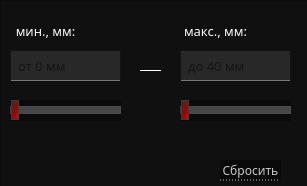
   <widget class="QWidget" name="length">
    <property name="geometry">
     <rect>
      <x>0</x>
      <y>0</y>
      <width>307</width>
      <height>186</height>
     </rect>
    </property>
    <attribute name="icon">
     <iconset>
      <normaloff>../../images/down-arrow.png</normaloff>../../images/down-arrow.png</iconset>
    </attribute>
    <attribute name="label">
     <string>Длина видеокарты [мм]</string>
    </attribute>
    <widget class="QFrame" name="framLen">
     <property name="geometry">
      <rect>
       <x>0</x>
       <y>0</y>
       <width>311</width>
       <height>191</height>
      </rect>
     </property>
     <property name="styleSheet">
      <string notr="true">QFrame{
	background-color: #101010;
}
</string>
     </property>
     <property name="frameShape">
      <enum>QFrame::StyledPanel</enum>
     </property>
     <property name="frameShadow">
      <enum>QFrame::Raised</enum>
     </property>
     <widget class="QPushButton" name="btnResetLen">
      <property name="geometry">
       <rect>
        <x>220</x>
        <y>160</y>
        <width>61</width>
        <height>21</height>
       </rect>
      </property>
      <property name="font">
       <font>
        <family>Montserrat Medium</family>
        <pointsize>9</pointsize>
       </font>
      </property>
      <property name="styleSheet">
       <string notr="true">QPushButton
{
background-color: rgb(10, 10, 10);
color:  rgb(200,200, 200);
border: 0px;
border-bottom: 1px dotted rgb(200, 200, 200);
}

QPushButton::hover
{
color: red;
border-bottom: 1px dotted red;
}
</string>
      </property>
      <property name="text">
       <string>Сбросить</string>
      </property>
     </widget>
     <widget class="Line" name="line_4">
      <property name="geometry">
       <rect>
        <x>140</x>
        <y>70</y>
        <width>21</width>
        <height>19</height>
       </rect>
      </property>
      <property name="styleSheet">
       <string notr="true">border:0px;
border-top: 1px solid white;</string>
      </property>
      <property name="orientation">
       <enum>Qt::Horizontal</enum>
      </property>
     </widget>
     <widget class="QSlider" name="sliderLenMin">
      <property name="geometry">
       <rect>
        <x>10</x>
        <y>100</y>
        <width>111</width>
        <height>21</height>
       </rect>
      </property>
      <property name="styleSheet">
       <string notr="true">QSlider{
	background-color: rgb(10, 10, 10);
}
QSlider::groove:horizontal {
border: 1px solid #bbb;
background: rgb(160,160,160);
height:6px;
}

QSlider::sub-page:horizontal {
border: 1px solid rgb(60,60,60);
background: qlineargradient(spread:pad, x1:0, y1:1, x2:1, y2:0, stop:0.125 rgba(66, 68, 68, 255), stop:0.426136 rgba(117, 19, 19, 255), stop:0.852273 rgba(255, 0, 0, 255));

color: rgb(144, 144, 144);
height: 6px;
}

QSlider::add-page:horizontal {
border: 1px solid rgb(75,75,75);
background: rgb(70,70,70);
}

QSlider::handle:horizontal {
border: 1px solid rgb(60,60,60);
background:qlineargradient(spread:pad, x1:1, y1:1, x2:0, y2:0.057, stop:0 rgba(255, 0, 0, 255), stop:0.398876 rgba(165, 0, 0, 255), stop:0.994318 rgba(46, 48, 49, 255));
width: 6px;
margin-top: -7px;
margin-bottom: -7px;
}

QSlider::handle:horizontal:hover {
border: 1px solid rgb(60,60,60);
background: qlineargradient(x1:0, y1:0, x2:1, y2:1,
    stop:0 rgb(105,105,105), stop:1 rgb(250,0,0));
width: 9px;
margin-top: -7px;
margin-bottom: -7px;
}


QSlider::sub-page:horizontal:disabled {
background: #bbb;
border-color: #999;
}

QSlider::add-page:horizontal:disabled {
background: #eee;
border-color: #999;
}

QSlider::handle:horizontal:disabled {
background: #eee;
border: 1px solid #aaa;
border-radius: 4px;
}</string>
      </property>
      <property name="value">
       <number>0</number>
      </property>
      <property name="orientation">
       <enum>Qt::Horizontal</enum>
      </property>
      <property name="invertedAppearance">
       <bool>false</bool>
      </property>
      <property name="invertedControls">
       <bool>false</bool>
      </property>
     </widget>
     <widget class="QLabel" name="lbMaxLen">
      <property name="geometry">
       <rect>
        <x>180</x>
        <y>20</y>
        <width>71</width>
        <height>21</height>
       </rect>
      </property>
      <property name="font">
       <font>
        <family>Montserrat Medium</family>
        <pointsize>10</pointsize>
        <weight>50</weight>
        <bold>false</bold>
       </font>
      </property>
      <property name="styleSheet">
       <string notr="true">	color: #fffafa;
	border: 0px;
</string>
      </property>
      <property name="text">
       <string>макс., мм:</string>
      </property>
      <property name="alignment">
       <set>Qt::AlignCenter</set>
      </property>
     </widget>
     <widget class="QLabel" name="lbMinLen">
      <property name="geometry">
       <rect>
        <x>10</x>
        <y>20</y>
        <width>71</width>
        <height>21</height>
       </rect>
      </property>
      <property name="font">
       <font>
        <family>Montserrat Medium</family>
        <pointsize>10</pointsize>
        <weight>50</weight>
        <bold>false</bold>
       </font>
      </property>
      <property name="styleSheet">
       <string notr="true">	color: #fffafa;
	border: 0px;
</string>
      </property>
      <property name="text">
       <string>мин., мм:</string>
      </property>
      <property name="alignment">
       <set>Qt::AlignCenter</set>
      </property>
     </widget>
     <widget class="QSlider" name="sliderLenMax">
      <property name="geometry">
       <rect>
        <x>180</x>
        <y>100</y>
        <width>111</width>
        <height>21</height>
       </rect>
      </property>
      <property name="styleSheet">
       <string notr="true">QSlider{
	background-color: rgb(10, 10, 10);
}
QSlider::groove:horizontal {
border: 1px solid #bbb;
background: rgb(160,160,160);
height:6px;
}

QSlider::sub-page:horizontal {
border: 1px solid rgb(60,60,60);
background: qlineargradient(spread:pad, x1:0, y1:1, x2:1, y2:0, stop:0.125 rgba(66, 68, 68, 255), stop:0.426136 rgba(117, 19, 19, 255), stop:0.852273 rgba(255, 0, 0, 255));

color: rgb(144, 144, 144);
height: 6px;
}

QSlider::add-page:horizontal {
border: 1px solid rgb(75,75,75);
background: rgb(70,70,70);
}

QSlider::handle:horizontal {
border: 1px solid rgb(60,60,60);
background:qlineargradient(spread:pad, x1:1, y1:1, x2:0, y2:0.057, stop:0 rgba(255, 0, 0, 255), stop:0.398876 rgba(165, 0, 0, 255), stop:0.994318 rgba(46, 48, 49, 255));
width: 6px;
margin-top: -7px;
margin-bottom: -7px;
}

QSlider::handle:horizontal:hover {
border: 1px solid rgb(60,60,60);
background: qlineargradient(x1:0, y1:0, x2:1, y2:1,
    stop:0 rgb(105,105,105), stop:1 rgb(250,0,0));
width: 9px;
margin-top: -7px;
margin-bottom: -7px;
}


QSlider::sub-page:horizontal:disabled {
background: #bbb;
border-color: #999;
}

QSlider::add-page:horizontal:disabled {
background: #eee;
border-color: #999;
}

QSlider::handle:horizontal:disabled {
background: #eee;
border: 1px solid #aaa;
border-radius: 4px;
}</string>
      </property>
      <property name="value">
       <number>0</number>
      </property>
      <property name="orientation">
       <enum>Qt::Horizontal</enum>
      </property>
      <property name="invertedAppearance">
       <bool>false</bool>
      </property>
      <property name="invertedControls">
       <bool>false</bool>
      </property>
     </widget>
     <widget class="QLineEdit" name="leMaxLen">
      <property name="geometry">
       <rect>
        <x>180</x>
        <y>50</y>
        <width>111</width>
        <height>31</height>
       </rect>
      </property>
      <property name="font">
       <font>
        <family>Montserrat Medium</family>
        <pointsize>10</pointsize>
       </font>
      </property>
      <property name="styleSheet">
       <string notr="true">QLineEdit{
	padding-left: 5px;
	border: 1px solid rgb(20,20,20);
	background-color: rgb(40,40,40);
	border-bottom: 1px solid  rgb(120,120,120);
	selection-background-color: rgb(105, 0, 0);
}

QLineEdit:hover{
	background-color: rgb(55,55,55);
	border-bottom: 1px solid  red;
}</string>
      </property>
      <property name="placeholderText">
       <string>до 40 мм</string>
      </property>
     </widget>
     <widget class="QLineEdit" name="leMinLen">
      <property name="geometry">
       <rect>
        <x>10</x>
        <y>50</y>
        <width>111</width>
        <height>31</height>
       </rect>
      </property>
      <property name="font">
       <font>
        <family>Montserrat Medium</family>
        <pointsize>10</pointsize>
       </font>
      </property>
      <property name="styleSheet">
       <string notr="true">QLineEdit{
	padding-left: 5px;
	border: 1px solid rgb(20,20,20);
	background-color: rgb(40,40,40);
	border-bottom: 1px solid  rgb(120,120,120);
	selection-background-color: rgb(105, 0, 0);
}

QLineEdit:hover{
	background-color: rgb(55,55,55);
	border-bottom: 1px solid  red;
}</string>
      </property>
      <property name="placeholderText">
       <string>от 0 мм</string>
      </property>
     </widget>
    </widget>
   </widget>
